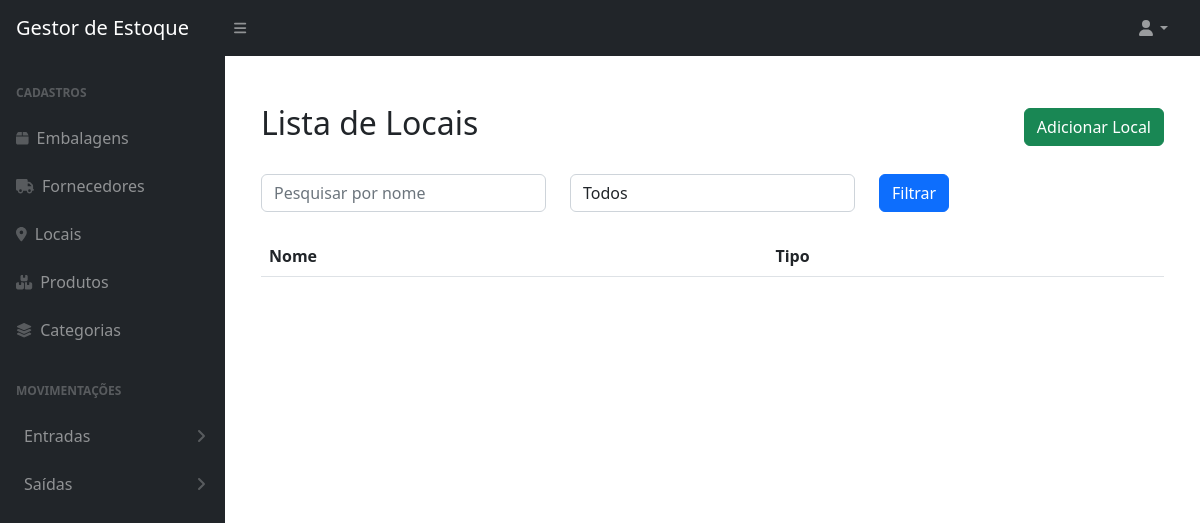
Before: /locais/ with the older database file.
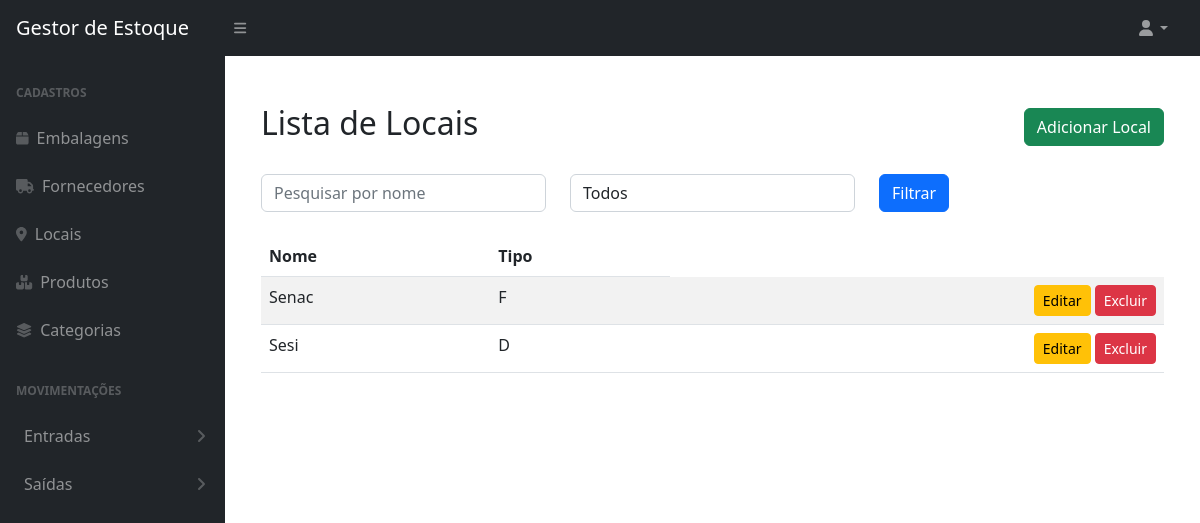
After: the same page with the newer database file.
### produtos/models.py (models this page shows)
class Local(BaseModel):
    TIPOS_DE_LOCAL = [('F', 'Fisico'), ('D', 'Digital')]
    nome = models.CharField(
        max_length=50, verbose_name='nome do local armazenado', unique=True
    )  # noqa: E501
    tipo = models.CharField(
        max_length=1,
        choices=TIPOS_DE_LOCAL,
        verbose_name='Tipo de local armazenado',
    )  # noqa: E501
    class Meta:
        db_table = 'locais'

### produtos/views.py (the view)
# urls.py: path('locais/', listar_locais, name='listar_locais'),
def listar_locais(request):
    consulta = request.GET.get('q')
    tipo = request.GET.get('tipo')
    locais = Local.objects.all()
    if consulta:
        locais = locais.filter(nome__icontains=consulta)
    if tipo:
        locais = locais.filter(tipo=tipo)
    return render(request, 'produtos/listar_locais.html', {'locais': locais})

### produtos/templates/produtos/listar_locais.html (shortened to what this page needs)
{% extends "base.html" %}
{% block content %}
<div class="container mt-5">
    <div class="d-flex justify-content-between align-items-center mb-4">
        <h2>Lista de Locais</h2>
        <a href="{% url 'adicionar_local' %}" class="btn btn-success">Adicionar Local</a>
    </div>
    <form method="get" class="mb-4">
        <div class="row">
            <div class="col-md-4">
                <input type="text" name="q" class="form-control" placeholder="Pesquisar por nome" value="{{ request.GET.q }}">
            </div>
            <div class="col-md-4">
                <select name="tipo" class="form-control">
                    <option value="">Todos</option>
                </select>
            </div>
            <div class="col-md-4">
                <button type="submit" class="btn btn-primary">Filtrar</button>
            </div>
        </div>
    </form>
    <div class="table-responsive">
        <table class="table table-striped table-hover">
            <thead class="thead-dark">
                <tr>
                    <th>Nome</th>
                    <th>Tipo</th>
                </tr>
            </thead>
            <tbody>
                {% for local in locais %}
                <tr>
                    <td>{{ local.nome }}</td>
                    <td>{{ local.tipo }}</td>
                    <td class="text-end">
                        <a href="{% url 'editar_local' local.id %}" class="btn btn-warning btn-sm">Editar</a>
                        <a href="{% url 'excluir_local' local.id %}" class="btn btn-danger btn-sm">Excluir</a>
                    </td>
                </tr>
                {% endfor %}
            </tbody>
        </table>
    </div>
</div>
{% endblock content %}

Changed rows visible on the page:
added Local: nome "Senac", tipo "F"
added Local: nome "Sesi", tipo "D"
